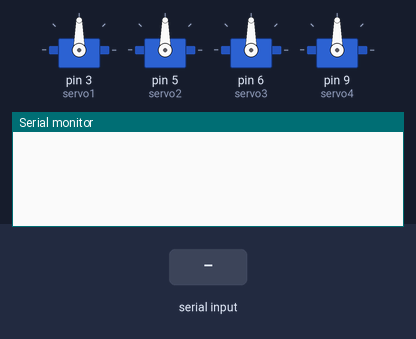
Bench run of a sketch on a simulated Arduino Uno, built with avr-gcc and run on an emulated ATmega328P. Parts: 4 × servo, the last lines printed to the serial monitor. The test bench sets the inputs (shaded band).

Above: at 1.2 s.
1.3 s: "!;" received over Serial
At 3.7 s:
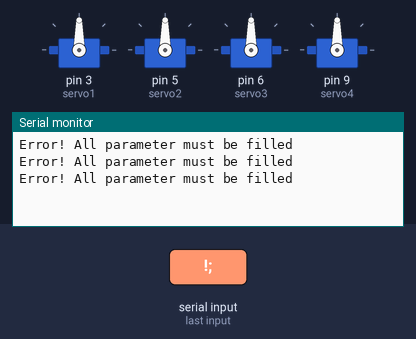
3.8 s: byte 33 ('!') received over Serial
At 5.3 s:
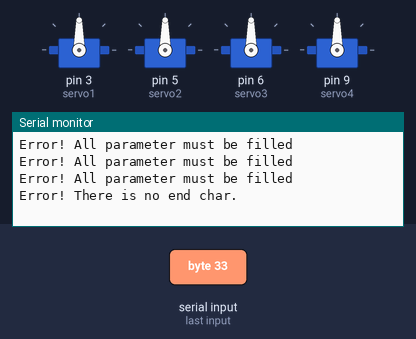
6.3 s: ";;" received over Serial
At 7.7 s:
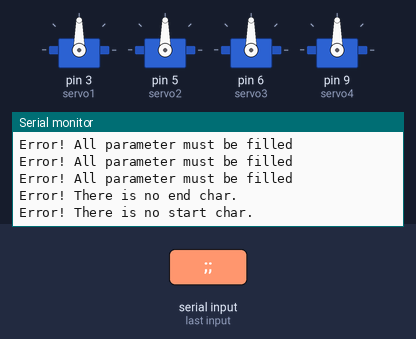

Measured:
- after the input at 1.3 s, the serial monitor: prints a new line at once (image 1)
- after the input at 3.8 s, the serial monitor: prints a new line after 1.0 s (image 2)
- after the input at 6.3 s, the serial monitor: prints a new line at once (image 3)

The sketch:

2986414.ino
```cpp
#include <Servo.h>

int first_angle;	//for storing angle values
int second_angle;
int third_angle;
int fourth_angle;

int flag = 1;	//for error checking purposes
int error = 0;	//set to 1 whenever there is error to be found


Servo servo1;	//initialize a servo objects for the connected servos
Servo servo2;
Servo servo3;
Servo servo4;


void setup()
{
    Serial.begin(9600);
    servo1.attach(3);	//Attach each Servo variable to pins it's connected to
    servo2.attach(5);
    servo3.attach(6);
    servo4.attach(9);
    servo1.write(90);
    servo2.write(90);
    servo3.write(90);
    servo4.write(90);
}

void ErrorChecker(String temp)	//for checking errors
{
  	String check;
  	int value = temp.toInt();	//getting temp value as integer
  	if(value > 180){
  		Serial.println("Error! Angle value must be less than 180");
      	error = 1;
    	return;
    }
  	int strlength = temp.length(); //for getting length of temp String
  	if(strlength == 0){				//to check if temp String is emptyblank
      	Serial.println("Error! All parameter must be filled");
      	error = 1;
    	return;
    }
  	int i;
  	for(i = 0; i < strlength; i++){
  		if(isAlpha(temp.charAt(i))){ //to check there is a char in the temp String
    		Serial.println("Error! Invalid Input.");
          	error = 1;
    		return;
		}
      	if(temp.charAt(i) == '!'){	//to check if the ending char is ! instead of #
          	Serial.println("Error! There is no end char.");
      		error = 1;
      		return;
        }
      	if(temp.charAt(i) == ';'){	//to check if there is another angle value after the 4th.
          	Serial.println("Error! There is extra input input");
      		error = 1;
      		return;
        }
    }
}


void loop()
{
  if (Serial.available() > 0 ) {

    char first_char = Serial.read();
    //Serial.print(first_char);

    if (first_char == '!'){
      	String temp =  Serial.readStringUntil(';');	//read the data only until the particular char is seen
        ErrorChecker(temp);
      	first_angle = temp.toInt();
      	temp = Serial.readStringUntil(';');
        ErrorChecker(temp);
    	second_angle = temp.toInt();
      	temp = Serial.readStringUntil(';');
      	ErrorChecker(temp);
        third_angle = temp.toInt();
        temp = Serial.readStringUntil('#');
      	if(temp.length() == 0){			//check if the last angle is empty
        	Serial.println("Error! There is not enough input.");
          	error = 1;
          	return;
        }
        else
      		ErrorChecker(temp);
		fourth_angle = temp.toInt();


      	if(error == 0){
			servo1.write(first_angle);	//writes values to servos
        	servo2.write(second_angle);
        	servo3.write(third_angle);
        	servo4.write(fourth_angle);
          	Serial.print("S0:");	//prints the angle values according to the output pattern
          	Serial.print(first_angle);
          	Serial.print("; S1:");
     		Serial.print(second_angle);
          	Serial.print("; S2:");
      		Serial.print(third_angle);
          	Serial.print("; S3:");
      		Serial.print(fourth_angle);
          	Serial.print("\n");
        }
      	error = 0;

    }
    else{
      	if(flag == 1){		//checks if the data pattern doesn't begin correctly
          	Serial.println("Error! There is no start char.");
      		flag = 0;
          	Serial.flush();
      	}
        return;
    }
  }
}
```
